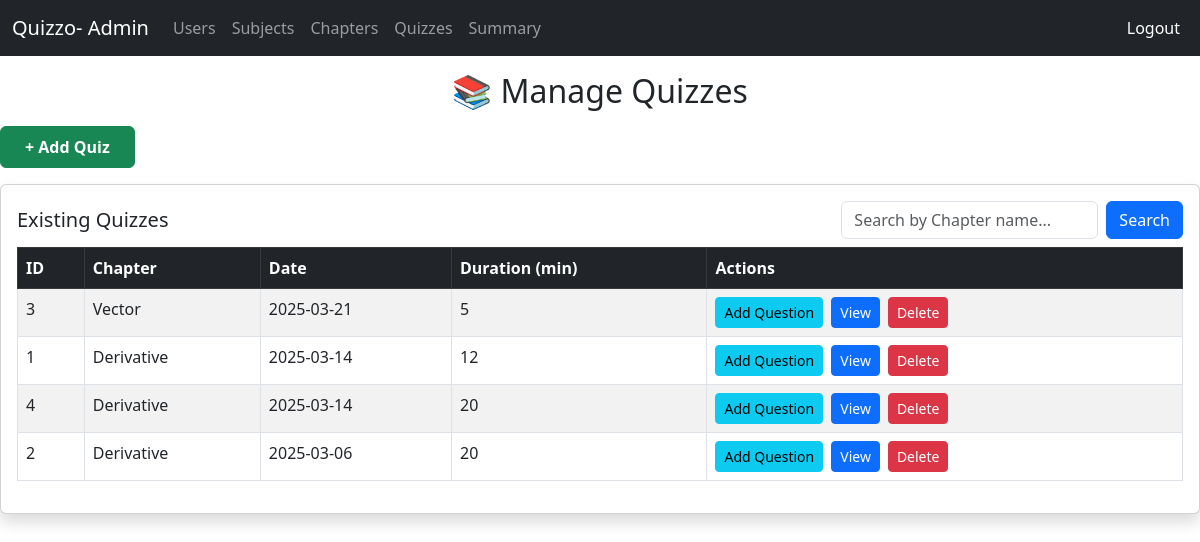
/admin/quizzes (signed in), run on an earlier commit of the app's database.
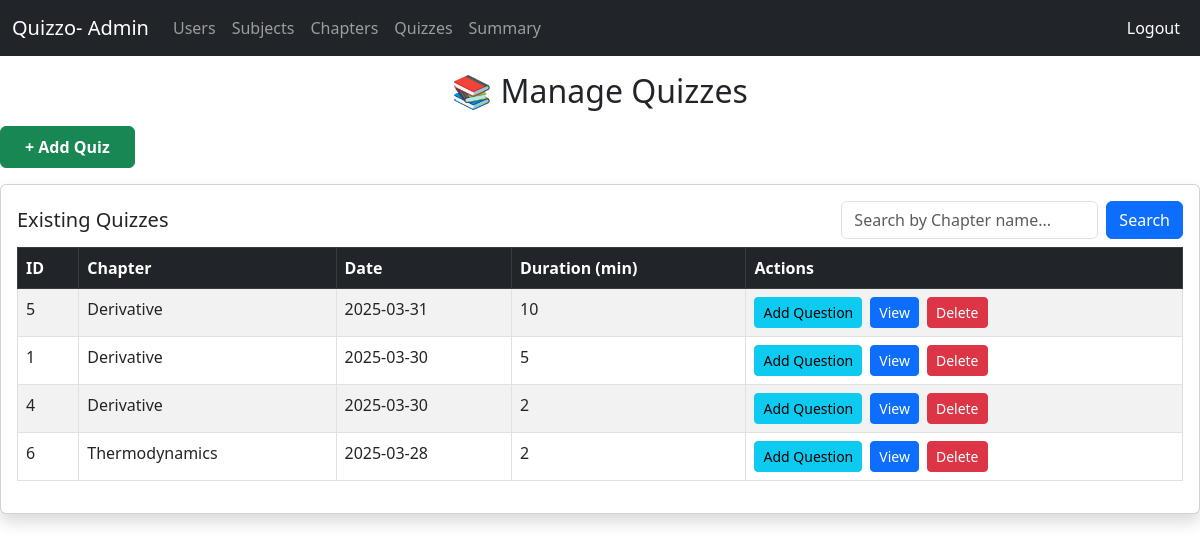
And on a later commit of the database.
### app.py (models this page shows)
class Quiz(db.Model):
    __tablename__ = 'quizzes'
    id = db.Column(db.Integer, primary_key=True)
    chapter_id = db.Column(db.Integer, db.ForeignKey('chapters.id'), nullable=False)
    date = db.Column(db.Date, nullable=False)
    duration = db.Column(db.Integer, nullable=False)
    chapter = db.relationship('Chapter', back_populates='quizzes')
    questions = db.relationship('Question', back_populates='quiz', lazy=True)
    scores = db.relationship('Score', back_populates='quiz')
    total_attempts = db.Column(db.Integer, default=0)
    average_score = db.Column(db.Float, default=0.0)

class Chapter(db.Model):
    __tablename__ = 'chapters'
    id = db.Column(db.Integer, primary_key=True)
    name = db.Column(db.String(120), nullable=False)
    description = db.Column(db.Text)
    subject_id = db.Column(db.Integer, db.ForeignKey('subjects.id'), nullable=False)
    subject = db.relationship('Subject', back_populates='chapters')
    quizzes = db.relationship('Quiz', back_populates='chapter')
    total_attempts = db.Column(db.Integer, default=0)#helpful to display most attempting chapter

### app.py (the view, shortened to what this page needs)
@app.route('/admin/quizzes', methods=['GET', 'POST'])
def manage_quizzes():
    if 'user_id' not in session or not is_admin(session['user_id']):
        flash("Access Denied!", "danger")
        return redirect(url_for('login'))
    search_query = request.args.get('search', '').strip()
    chapters = Chapter.query.all()  # Load chapters for dropdown
    if search_query:
        quizzes = Quiz.query.join(Chapter).filter(Chapter.name.ilike(f"%{search_query}%")).all()
    else:
        quizzes = Quiz.query.order_by(Quiz.date.desc()).all()  # Ensure correct ordering
    return render_template('ad_quiz.html', quizzes=quizzes, chapters=chapters, search_query=search_query)

### app.py (called while the page is built)
def is_admin(user_id):
    user = User.query.get(user_id)
    return user and user.role == 'admin'

### templates/ad_quiz.html (shortened to what this page needs)
{% extends "base.html" %}
{% block navbar %}
{% include "ad_nav.html" %}
{% endblock %}
{% block content %}
<h2 class="text-center my-3">📚 Manage Quizzes</h2>
<button class="btn btn-success mb-3 px-4 py-2 fw-bold d-flex align-items-center gap-2"
        data-bs-toggle="modal" data-bs-target="#addQuizModal">
    + Add Quiz
</button>
<div class="card shadow">
    <div class="card-body">
        <h5 class="card-title d-flex justify-content-between align-items-center">
            Existing Quizzes
            <form method="GET" action="{{ url_for('manage_quizzes') }}" class="d-flex">
                <input type="text" class="form-control me-2" name="search" placeholder="Search by Chapter name..." value="{{ search_query }}">
                <button class="btn btn-primary" type="submit">Search</button>
            </form>
        </h5>
        <table class="table table-striped table-bordered table-hover">
            <thead class="table-dark">
                <tr>
                    <th>ID</th>
                    <th>Chapter</th>
                    <th>Date</th>
                    <th>Duration (min)</th>
                    <th>Actions</th>
                </tr>
            </thead>
            <tbody>
                {% for quiz in quizzes %}
                <tr>
                    <td>{{ quiz.id }}</td>
                    <td>{{ quiz.chapter.name }}</td>
                    <td>{{ quiz.date.strftime('%Y-%m-%d') }}</td>
                    <td>{{ quiz.duration }}</td>
                    <td>
                        <div class="d-flex gap-2">
                            <button class="btn btn-info btn-sm" data-bs-toggle="modal" data-bs-target="#addQuestionModal{{ quiz.id }}">
                                Add Question
                            </button>
                            <a href="{{ url_for('manage_questions', quiz_id=quiz.id) }}" class="btn btn-primary btn-sm">
                                View
                            </a>
                            <form method="POST" action="{{ url_for('delete_quiz', id=quiz.id) }}" class="d-inline">
                                <button type="submit" class="btn btn-danger btn-sm">Delete</button>
                            </form>
                        </div>
                    </td>
                </tr>
                {% else %}
                <tr>
                    <td colspan="5" class="text-center">No quizzes found.</td>
                </tr>
                {% endfor %}
            </tbody>
        </table>
    </div>
</div>
{% endblock %}

### templates/base.html (shortened to what this page needs)
<!DOCTYPE html>
<html lang="en">
<head>
    <link href="https://unpkg.com/boxicons@2.1.4/css/boxicons.min.css" rel="stylesheet">
    <link href="https://cdn.jsdelivr.net/npm/bootstrap@5.3.0/dist/css/bootstrap.min.css" rel="stylesheet">
</head>
<body>
    {% block navbar %}{% endblock %}
    {% block content %}{% endblock %}
</body>
</html>

### templates/ad_nav.html (shortened to what this page needs)
<nav class="navbar navbar-expand-lg navbar-dark bg-dark">
    <div class="container-fluid">
        <a class="navbar-brand" href="{{ url_for('ad') }}">Quizzo- Admin</a>
        <div class="collapse navbar-collapse" id="navbarNav">
            <ul class="navbar-nav">
                <li class="nav-item"><a class="nav-link" href="{{ url_for('manage_users') }}">Users</a></li>
                <li class="nav-item"><a class="nav-link" href="{{ url_for('manage_subjects') }}">Subjects</a></li>
                <li class="nav-item"><a class="nav-link" href="{{ url_for('manage_chapters') }}">Chapters</a></li>
                <li class="nav-item"><a class="nav-link" href="{{ url_for('manage_quizzes') }}">Quizzes</a></li>
                <li class="nav-item"><a class="nav-link" href="{{ url_for('admin_summary') }}">Summary</a></li>
            </ul>
            <ul class="navbar-nav ms-auto">
                <li class="nav-item"><a class="nav-link btn btn-danger btn-sm text-white" href="{{ url_for('logout') }}">Logout</a></li>
            </ul>
        </div>
    </div>
</nav>

What changed in the data, as far as the page shows it:
removed Quiz: id "3", chapter.name "Vector", date "2025-03-21", duration "5"
removed Quiz: id "2", chapter.name "Derivative", date "2025-03-06", duration "20"
added Quiz: id "5", chapter.name "Derivative", date "2025-03-31", duration "10"
changed Quiz id 1: date "2025-03-14" → "2025-03-30"; duration "12" → "5"
changed Quiz id 4: date "2025-03-14" → "2025-03-30"; duration "20" → "2"
added Quiz: id "6", chapter.name "Thermodynamics", date "2025-03-28", duration "2"
